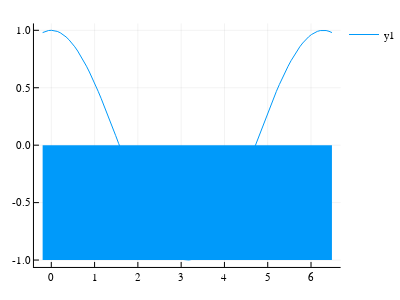

This figure's notebook cell:
### Code cell
x = range(-0.2, 2π + 0.2, length=100)
y = cos.(x)
plot(x, y, fill_between=(-1,0))

### Figure 1 — Plotly figure (JSON) as saved in the notebook; plotly's stock layout.template omitted (floating-point values rounded to 4 significant figures; data arrays with more than 128 entries replaced by an {"elided": "..."} marker saying what was removed)
{"data": [{"colorbar": {"title": ""}, "fill": "tozeroy", "fillcolor": "rgba(0, 154, 250, 1.000)", "legendgroup": "y1", "line": {"color": "rgba(0, 154, 250, 1.000)", "dash": "solid", "shape": "linear", "width": 0}, "mode": "lines", "name": "y1", "showlegend": false, "type": "scatter", "x": {"elided": "200 float values"}, "xaxis": "x1", "y": {"elided": "200 int values"}, "yaxis": "y1", "zmax": null, "zmin": null}, {"colorbar": {"title": ""}, "legendgroup": "y1", "line": {"color": "rgba(0, 154, 250, 1.000)", "dash": "solid", "shape": "linear", "width": 1}, "mode": "lines", "name": "y1", "showlegend": true, "type": "scatter", "x": [-0.2, -0.1325, -0.06499, 0.002521, 0.07003, 0.1375, 0.205, 0.2725, 0.3401, 0.4076, 0.4751, 0.5426, 0.6101, 0.6776, 0.7451, 0.8126, 0.8801, 0.9476, 1.015, 1.083, 1.15, 1.218, 1.285, 1.353, 1.42, 1.488, 1.555, 1.623, 1.69, 1.758, 1.825, 1.893, 1.96, 2.028, 2.095, 2.163, 2.23, 2.298, 2.365, 2.433, 2.5, 2.568, 2.635, 2.703, 2.77, 2.838, 2.905, 2.973, 3.04, 3.108, 3.175, 3.243, 3.31, 3.378, 3.445, 3.513, 3.58, 3.648, 3.715, 3.783, 3.85, 3.918, 3.985, 4.053, 4.12, 4.188, 4.255, 4.323, 4.39, 4.458, 4.525, 4.593, 4.66, 4.728, 4.796, 4.863, 4.931, 4.998, 5.066, 5.133, 5.201, 5.268, 5.336, 5.403, 5.471, 5.538, 5.606, 5.673, 5.741, 5.808, 5.876, 5.943, 6.011, 6.078, 6.146, 6.213, 6.281, 6.348, 6.416, 6.483], "xaxis": "x1", "y": [0.9801, 0.9912, 0.9979, 1.0, 0.9975, 0.9906, 0.9791, 0.9631, 0.9427, 0.9181, 0.8893, 0.8564, 0.8196, 0.7791, 0.735, 0.6876, 0.6371, 0.5836, 0.5275, 0.469, 0.4084, 0.3459, 0.2818, 0.2164, 0.1501, 0.08303, 0.01562, -0.05187, -0.1191, -0.1858, -0.2517, -0.3164, -0.3797, -0.4412, -0.5007, -0.558, -0.6127, -0.6646, -0.7135, -0.7591, -0.8013, -0.8398, -0.8745, -0.9053, -0.9319, -0.9542, -0.9722, -0.9858, -0.9949, -0.9994, -0.9994, -0.9949, -0.9858, -0.9722, -0.9542, -0.9319, -0.9053, -0.8745, -0.8398, -0.8013, -0.7591, -0.7135, -0.6646, -0.6127, -0.558, -0.5007, -0.4412, -0.3797, -0.3164, -0.2517, -0.1858, -0.1191, -0.05187, 0.01562, 0.08303, 0.1501, 0.2164, 0.2818, 0.3459, 0.4084, 0.469, 0.5275, 0.5836, 0.6371, 0.6876, 0.735, 0.7791, 0.8196, 0.8564, 0.8893, 0.9181, 0.9427, 0.9631, 0.9791, 0.9906, 0.9975, 1.0, 0.9979, 0.9912, 0.9801], "yaxis": "y1", "zmax": null, "zmin": null}], "layout": {"annotations": [], "height": 300, "legend": {"bgcolor": "rgba(255, 255, 255, 1.000)", "bordercolor": "rgba(0, 0, 0, 1.000)", "font": {"color": "rgba(0, 0, 0, 1.000)", "family": "sans-serif", "size": 11}, "tracegroupgap": 0, "x": 1, "y": 1}, "margin": {"b": 20, "l": 0, "r": 0, "t": 20}, "paper_bgcolor": "rgba(255, 255, 255, 1.000)", "plot_bgcolor": "rgba(255, 255, 255, 1.000)", "showlegend": true, "width": 400, "xaxis": {"anchor": "y1", "domain": [0.09873, 0.9902], "gridcolor": "rgba(0, 0, 0, 0.100)", "gridwidth": 0.5, "linecolor": "rgba(0, 0, 0, 1.000)", "mirror": false, "range": [-0.4005, 6.684], "showgrid": true, "showline": true, "showticklabels": true, "tickangle": 0, "tickcolor": "rgb(0, 0, 0)", "tickfont": {"color": "rgba(0, 0, 0, 1.000)", "family": "sans-serif", "size": 11}, "tickmode": "array", "ticks": "inside", "ticktext": ["0", "1", "2", "3", "4", "5", "6"], "tickvals": [0, 1, 2, 3, 4, 5, 6], "title": "", "titlefont": {"color": "rgba(0, 0, 0, 1.000)", "family": "sans-serif", "size": 15}, "type": "-", "visible": true, "zeroline": false, "zerolinecolor": "rgba(0, 0, 0, 1.000)"}, "yaxis": {"anchor": "x1", "domain": [0.05016, 0.9869], "gridcolor": "rgba(0, 0, 0, 0.100)", "gridwidth": 0.5, "linecolor": "rgba(0, 0, 0, 1.000)", "mirror": false, "range": [-1.06, 1.06], "showgrid": true, "showline": true, "showticklabels": true, "tickangle": 0, "tickcolor": "rgb(0, 0, 0)", "tickfont": {"color": "rgba(0, 0, 0, 1.000)", "family": "sans-serif", "size": 11}, "tickmode": "array", "ticks": "inside", "ticktext": ["-1.0", "-0.5", "0.0", "0.5", "1.0"], "tickvals": [-1, -0.5, 0, 0.5, 1], "title": "", "titlefont": {"color": "rgba(0, 0, 0, 1.000)", "family": "sans-serif", "size": 15}, "type": "-", "visible": true, "zeroline": false, "zerolinecolor": "rgba(0, 0, 0, 1.000)"}}}
